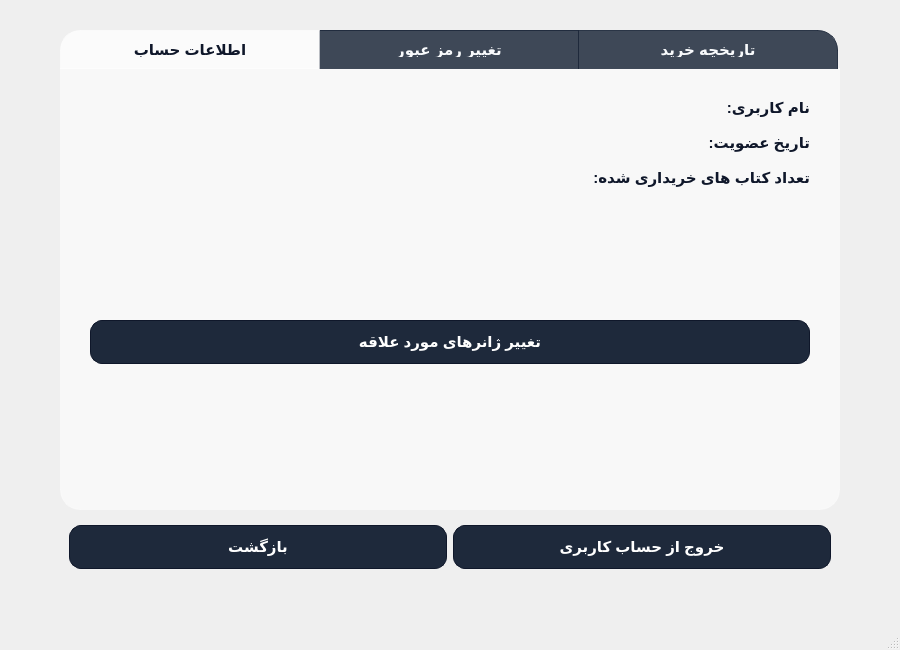
<?xml version="1.0" encoding="UTF-8"?>
<ui version="4.0">
 <class>ProfileWindow_c</class>
 <widget class="QMainWindow" name="ProfileWindow_c">
  <property name="geometry">
   <rect>
    <x>0</x>
    <y>0</y>
    <width>900</width>
    <height>650</height>
   </rect>
  </property>
  <property name="windowTitle">
   <string>پروفایل کاربری</string>
  </property>
  <property name="styleSheet">
   <string notr="true">
#centralwidget {
    background-image: url(":/wallhaven-49kq3d.jpg");
    background-position: center;
    background-repeat: no-repeat;
    background-size: cover;
}

QTabWidget {
    background: transparent;
}

QTabWidget::pane {
    border: 1px solid rgba(255, 255, 255, 0.4);
    background: rgba(255, 255, 255, 0.55);
    border-bottom-left-radius: 20px;
    border-bottom-right-radius: 20px;
    border-top-left-radius: 0px;
    border-top-right-radius: 0px;
    margin-top: -1px;
    padding: 20px;
}

QTabBar {
    background: transparent;
    qproperty-drawBase: 0;
}

QTabBar::tab {
    background: rgba(30, 41, 59, 0.85);
    border: 1px solid rgba(30, 41, 59, 0.9);
    border-bottom: none;
    color: #f8fafc;
    min-width: 258px;
    padding: 12px 0px;
    font-size: 15px;
    font-weight: bold;
    font-family: "Segoe UI", "Tahoma", sans-serif;
    text-align: center;
    margin-right: -1px;
}

/* گرد کردن دقیق گوشه بالا سمت چپ برای تب اول */
QTabBar::tab:first {
    border-top-left-radius: 20px;
    border-top-right-radius: 0px;
}

/* گرد کردن دقیق گوشه بالا سمت راست برای تب آخر */
QTabBar::tab:last {
    border-top-right-radius: 20px;
    border-top-left-radius: 0px;
    margin-right: 0px;
}

QTabBar::tab:selected {
    background: rgba(255, 255, 255, 0.75);
    border: 1px solid rgba(255, 255, 255, 0.5);
    border-bottom: none;
    color: #0f172a;
}

QTabBar::tab:hover {
    background: rgba(30, 41, 59, 0.95);
    color: #fde047;
}

QTableWidget {
    background: rgba(255, 255, 255, 0.6);
    border: 1px solid rgba(30, 41, 59, 0.3);
    gridline-color: rgba(30, 41, 59, 0.15);
    border-radius: 14px;
    color: #0f172a;
    font-size: 14px;
    font-family: "Segoe UI", "Tahoma", sans-serif;
}

QHeaderView {
    background-color: #1e293b;
    border: none;
}

QHeaderView::section {
    background-color: #1e293b;
    color: #ffffff;
    padding: 12px 0px;
    font-weight: bold;
    font-size: 14px;
    border: none;
    text-align: center;
}

QTableWidget::item {
    padding: 10px;
    color: #0f172a;
}

QTableWidget::item:hover {
    background-color: rgba(30, 41, 59, 0.1);
}

QPushButton {
    background-color: #1e293b;
    color: #ffffff;
    border: 1px solid #0f172a;
    border-radius: 12px;
    padding: 12px 24px;
    font-weight: bold;
    font-size: 15px;
    font-family: "Segoe UI", "Tahoma", sans-serif;
}

QPushButton:hover {
    background-color: #0f172a;
    color: #fde047;
    border: 1px solid #020617;
}

QLineEdit {
    background: rgba(255, 255, 255, 0.85);
    border: 1.5px solid rgba(30, 41, 59, 0.4);
    border-radius: 10px;
    padding: 12px 14px;
    color: #0f172a;
    font-size: 14px;
}

QLineEdit:focus {
    background: #ffffff;
    border: 2px solid #1e293b;
}

#accountInfoTab QLabel, #changePasswordTab QLabel {
    color: #0f172a;
    font-size: 15px;
    font-weight: bold;
}</string>
  </property>
  <widget class="QWidget" name="centralwidget">
   <layout class="QGridLayout" name="gridLayout_main">
    <item row="0" column="1">
     <spacer name="topSpacer">
      <property name="orientation">
       <enum>Qt::Vertical</enum>
      </property>
      <property name="sizeHint" stdset="0">
       <size>
        <width>20</width>
        <height>40</height>
       </size>
      </property>
     </spacer>
    </item>
    <item row="1" column="0" rowspan="3">
     <spacer name="leftSpacer">
      <property name="orientation">
       <enum>Qt::Horizontal</enum>
      </property>
      <property name="sizeHint" stdset="0">
       <size>
        <width>40</width>
        <height>20</height>
       </size>
      </property>
     </spacer>
    </item>
    <item row="1" column="1">
     <widget class="QTabWidget" name="profileTabWidget">
      <property name="minimumSize">
       <size>
        <width>780</width>
        <height>480</height>
       </size>
      </property>
      <property name="maximumSize">
       <size>
        <width>780</width>
        <height>480</height>
       </size>
      </property>
      <property name="currentIndex">
       <number>0</number>
      </property>
      <widget class="QWidget" name="accountInfoTab">
       <attribute name="title">
        <string>اطلاعات حساب</string>
       </attribute>
       <layout class="QVBoxLayout" name="verticalLayout_account">
        <property name="spacing">
         <number>15</number>
        </property>
        <!-- سطر ۱: نام کاربری (راست‌چین شده) -->
        <item>
         <layout class="QHBoxLayout" name="row1Layout">
          <item>
           <spacer name="row1Spacer">
            <property name="orientation">
             <enum>Qt::Horizontal</enum>
            </property>
            <property name="sizeHint" stdset="0">
             <size>
              <width>40</width>
              <height>20</height>
             </size>
            </property>
           </spacer>
          </item>
          <item>
           <widget class="QLabel" name="usernameLabel">
            <property name="text">
             <string>نام کاربری:</string>
            </property>
           </widget>
          </item>
         </layout>
        </item>
        <!-- سطر ۲: تاریخ عضویت (راست‌چین شده) -->
        <item>
         <layout class="QHBoxLayout" name="row2Layout">
          <item>
           <spacer name="row2Spacer">
            <property name="orientation">
             <enum>Qt::Horizontal</enum>
            </property>
            <property name="sizeHint" stdset="0">
             <size>
              <width>40</width>
              <height>20</height>
             </size>
            </property>
           </spacer>
          </item>
          <item>
           <widget class="QLabel" name="registerDateLabel">
            <property name="text">
             <string>تاریخ عضویت:</string>
            </property>
           </widget>
          </item>
         </layout>
        </item>
        <!-- سطر ۳: تعداد کتاب‌ها (راست‌چین شده) -->
        <item>
         <layout class="QHBoxLayout" name="row3Layout">
          <item>
           <spacer name="row3Spacer">
            <property name="orientation">
             <enum>Qt::Horizontal</enum>
            </property>
            <property name="sizeHint" stdset="0">
             <size>
              <width>40</width>
              <height>20</height>
             </size>
            </property>
           </spacer>
          </item>
          <item>
           <widget class="QLabel" name="purchasedCountLabel">
            <property name="text">
             <string>تعداد کتاب های خریداری شده:</string>
            </property>
           </widget>
          </item>
         </layout>
        </item>
        <item>
         <spacer name="infoSpacer1">
          <property name="orientation">
           <enum>Qt::Vertical</enum>
          </property>
          <property name="sizeHint" stdset="0">
           <size>
            <width>20</width>
            <height>15</height>
           </size>
          </property>
         </spacer>
        </item>
        <item>
         <widget class="QPushButton" name="editGenresButton">
          <property name="text">
           <string>تغییر ژانرهای مورد علاقه</string>
          </property>
         </widget>
        </item>
        <item>
         <spacer name="accountSpacer">
          <property name="orientation">
           <enum>Qt::Vertical</enum>
          </property>
          <property name="sizeHint" stdset="0">
           <size>
            <width>20</width>
            <height>40</height>
           </size>
          </property>
         </spacer>
        </item>
       </layout>
      </widget>
      <widget class="QWidget" name="changePasswordTab">
       <attribute name="title">
        <string>تغییر رمز عبور</string>
       </attribute>
       <layout class="QVBoxLayout" name="verticalLayout_password">
        <property name="spacing">
         <number>15</number>
        </property>
        <item>
         <widget class="QLineEdit" name="oldPasswordLineEdit">
          <property name="echoMode">
           <enum>QLineEdit::Password</enum>
          </property>
          <property name="placeholderText">
           <string>رمز عبور فعلی</string>
          </property>
         </widget>
        </item>
        <item>
         <widget class="QLineEdit" name="newPasswordLineEdit">
          <property name="echoMode">
           <enum>QLineEdit::Password</enum>
          </property>
          <property name="placeholderText">
           <string>رمز عبور جدید</string>
          </property>
         </widget>
        </item>
        <item>
         <widget class="QPushButton" name="changePasswordButton">
          <property name="text">
           <string>تغییر رمز عبور</string>
          </property>
         </widget>
        </item>
        <item>
         <spacer name="passwordSpacer">
          <property name="orientation">
           <enum>Qt::Vertical</enum>
          </property>
          <property name="sizeHint" stdset="0">
           <size>
            <width>20</width>
            <height>40</height>
           </size>
          </property>
         </spacer>
        </item>
       </layout>
      </widget>
      <widget class="QWidget" name="orderHistoryTab">
       <attribute name="title">
        <string>تاریخچه خرید</string>
       </attribute>
       <layout class="QGridLayout" name="gridLayout_3">
        <item row="0" column="0">
         <widget class="QTableWidget" name="ordersTableWidget">
          <attribute name="verticalHeaderVisible">
           <bool>false</bool>
          </attribute>
          <attribute name="horizontalHeaderStretchLastSection">
           <bool>true</bool>
          </attribute>
         </widget>
        </item>
       </layout>
      </widget>
     </widget>
    </item>
    <item row="1" column="2" rowspan="3">
     <spacer name="rightSpacer">
      <property name="orientation">
       <enum>Qt::Horizontal</enum>
      </property>
      <property name="sizeHint" stdset="0">
       <size>
        <width>40</width>
        <height>20</height>
       </size>
      </property>
     </spacer>
    </item>
    <item row="2" column="1">
     <widget class="QWidget" name="bottomButtonsWidget" native="true">
      <layout class="QHBoxLayout" name="bottomButtonsLayout">
       <item>
        <widget class="QPushButton" name="backButton">
         <property name="text">
          <string>بازگشت</string>
         </property>
        </widget>
       </item>
       <item>
        <widget class="QPushButton" name="logoutButton">
         <property name="text">
          <string>خروج از حساب کاربری</string>
         </property>
        </widget>
       </item>
      </layout>
     </widget>
    </item>
    <item row="3" column="1">
     <widget class="QLabel" name="statusLabel">
      <property name="text">
       <string/>
      </property>
      <property name="alignment">
       <set>Qt::AlignCenter</set>
      </property>
     </widget>
    </item>
    <item row="4" column="1">
     <spacer name="bottomSpacer">
      <property name="orientation">
       <enum>Qt::Vertical</enum>
      </property>
      <property name="sizeHint" stdset="0">
       <size>
        <width>20</width>
        <height>40</height>
       </size>
      </property>
     </spacer>
    </item>
   </layout>
  </widget>
  <widget class="QMenuBar" name="menubar">
   <property name="geometry">
    <rect>
     <x>0</x>
     <y>0</y>
     <width>900</width>
     <height>25</height>
    </rect>
   </property>
  </widget>
  <widget class="QStatusBar" name="statusbar"/>
 </widget>
 <resources/>
 <connections/>
</ui>
